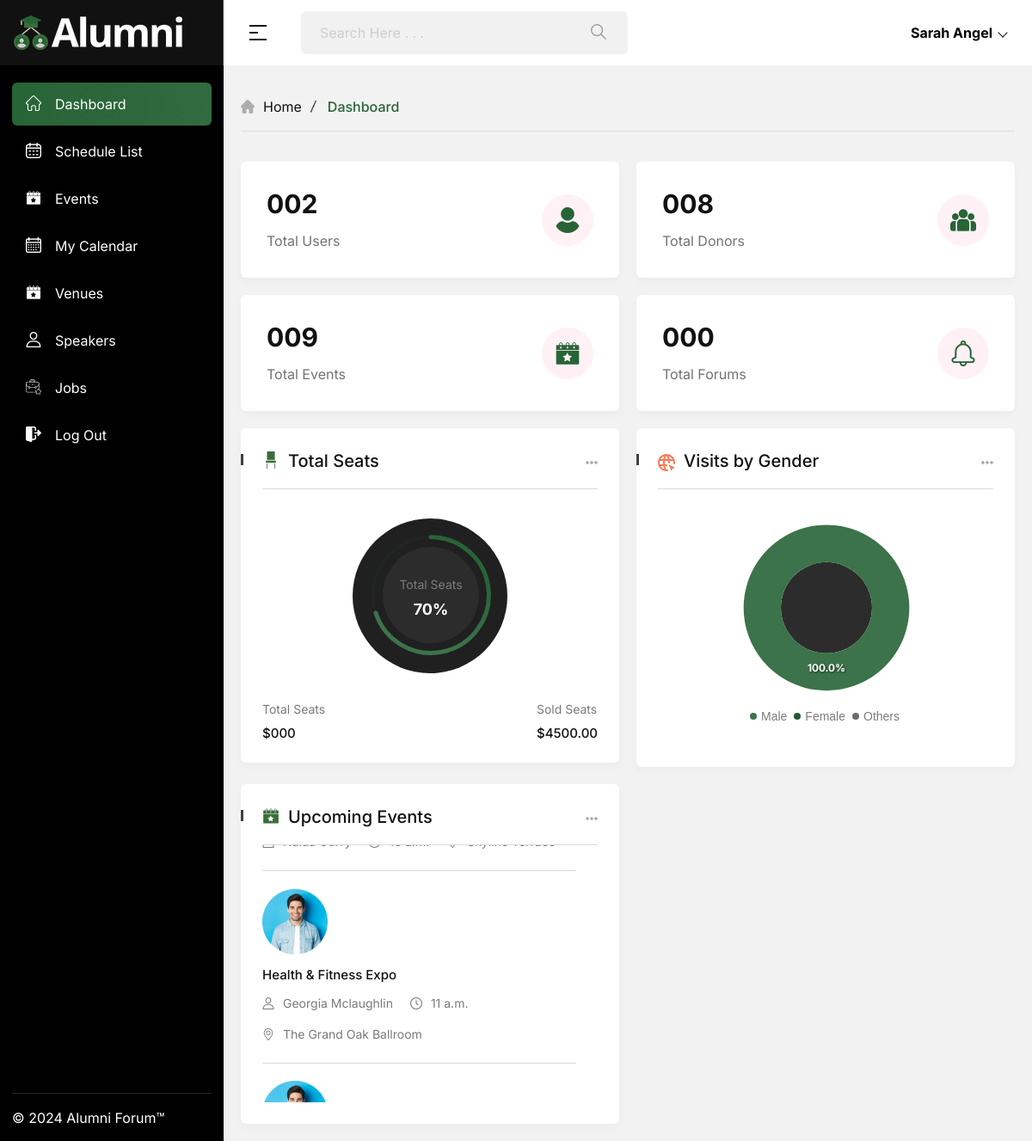
Screenshot of / (signed in) with the database file from the repository.
### apps/users/models.py (models this page shows, shortened)
class Account(AbstractBaseUser):
    GENDER_CHOICES = (
        ('male', 'Male'),
        ('female', 'Female'),
        ('other', 'Other'),
    )
    name = models.CharField(max_length=100, null=True)
    email = models.EmailField(verbose_name='email', max_length=60, unique=True)
    gender = models.CharField(choices=GENDER_CHOICES, default='male', max_length=10)
    is_admin = models.BooleanField(default=False)
    is_active = models.BooleanField(default=True)
    is_staff = models.BooleanField(default=False)
    is_superuser = models.BooleanField(default=False)
    created_at = models.DateTimeField(auto_now_add=True)
    updated_at = models.DateTimeField(auto_now=True)
    USERNAME_FIELD = 'email'
    objects = MyAccountManager()
    @property
    def get_short_name(self):
        return self.name if self.name else self.email.split('@')[0]

class Event(models.Model):
    EVENT_TYPES = (
        ('Everyone', 'Everyone'),
        ('Adults', 'Adults'),
        ('Children', 'Children'),
    )
    EVENT_STATUSES = (
        ('Confirmed', 'Confirmed'),
        ('Pending', 'Pending'),
        ('Children', 'Children'),
    )
    title = models.CharField(max_length=100)
    slug = models.SlugField(unique=True)
    image = models.ImageField(upload_to="events/")
    event_type = models.CharField(max_length=10, choices=EVENT_TYPES, default="Everyone")
    details = models.TextField()
    date = models.DateField()
    time = models.TimeField()
    ticket_price = models.IntegerField()
    speaker = models.ForeignKey('users.Speaker', on_delete=models.CASCADE)
    venue = models.ForeignKey('users.Venue', on_delete=models.SET_NULL, null=True, blank=True)
    total_seats = models.IntegerField()
    total_views = models.IntegerField(default=1)
    event_status = models.CharField(max_length=10, choices=EVENT_STATUSES, default="Confirmed")
    created_at = models.DateTimeField(auto_now_add=True)
    updated_at = models.DateTimeField(auto_now=True)
    def get_absolute_url(self):
        return reverse("users:event", kwargs={
            'slug': self.slug
        })

class Speaker(models.Model):
    GENDER_CHOICES = (
        ('Male', 'Male'),
        ( 'Female','Female'),
        ('Other', 'Other')
    )
    name = models.CharField(max_length=100)
    email = models.EmailField(max_length=100)
    bio = models.TextField()
    phone = models.CharField(max_length=20, blank=True, null=True)
    career = models.CharField(max_length=50, default='Speaker')
    gender = models.CharField(max_length=6, null=True, blank=True, choices=GENDER_CHOICES)
    image = models.ImageField(upload_to="speakers/", null=True)
    created_at = models.DateTimeField(auto_now_add=True)
    updated_at = models.DateTimeField(auto_now=True)

class Venue(models.Model):
    name = models.CharField(max_length=100)
    location = models.CharField(max_length=100)
    capacity = models.IntegerField()
    details = models.TextField(null=True)
    image = models.ImageField(upload_to="venues/", null=True)
    created_at = models.DateTimeField(auto_now_add=True)
    updated_at = models.DateTimeField(auto_now=True)
    def __str__(self):
        return self.name

### apps/users/views.py (the view)
# urls.py: path('', views.home, name='home'),
@login_required
def home(request):
    all_users = Account.objects.all()
    total_users = str(all_users.count()).zfill(3)
    total_speakers = str(Speaker.objects.count()).zfill(3)
    total_events = str(Event.objects.count()).zfill(3)
    total_tickets = str(Ticket.objects.count()).zfill(3)
    total_male = all_users.filter(gender='male').count()
    total_female = all_users.filter(gender='female').count()
    total_other = all_users.filter(gender='other').count()
    upcoming_events = Event.objects.all().order_by('-date')[:3]
    return render(request, 'dashboard.html', {
        'total_users': total_users,
        'total_speakers': total_speakers,
        'total_events': total_events,
        'total_tickets': total_tickets,
        'total_male': total_male,
        'total_female': total_female,
        'total_others': total_other,
        'upcoming_events': upcoming_events,
        'page': 'home',
    })

### templates/dashboard.html (shortened to what this page needs)
{% extends 'base.html' %} {% load static %} {% block content %}
<div class="app__slide-wrapper">
  <div class="row">
    <div class="col-xl-12">
      <div class="breadcrumb__wrapper mb-35">
        <div class="breadcrumb__inner">
          <div class="breadcrumb__icon">
            <i class="flaticon-home"></i>
          </div>
          <div class="breadcrumb__menu">
            <nav>
              <ul>
                <li>
                  <span><a href="{% url 'users:home' %}">Home</a></span>
                </li>
                <li class="active"><span>Dashboard</span></li>
              </ul>
            </nav>
          </div>
        </div>
      </div>
    </div>
  </div>
  <div class="row g-20">
    <div class="col-xxl-3 col-xl-6 col-lg-6 col-md-6">
      <div class="expovent__count-item mb-20">
        <div class="expovent__count-content">
          <h3 class="expovent__count-number">{{ total_users }}</h3>
          <span class="expovent__count-text">Total Users</span>
        </div>
        <div class="expovent__count-icon">
          <i class="flaticon-user-1"></i>
        </div>
      </div>
    </div>
    <div class="col-xxl-3 col-xl-6 col-lg-6 col-md-6">
      <div class="expovent__count-item mb-20">
        <div class="expovent__count-content">
          <h3 class="expovent__count-number">{{ total_speakers }}</h3>
          <span class="expovent__count-text">Total Donors</span>
        </div>
        <div class="expovent__count-icon">
          <i class="flaticon-group"></i>
        </div>
      </div>
    </div>
    <div class="col-xxl-3 col-xl-6 col-lg-6 col-md-6">
      <div class="expovent__count-item mb-20">
        <div class="expovent__count-content">
          <h3 class="expovent__count-number">{{ total_events }}</h3>
          <span class="expovent__count-text">Total Events</span>
        </div>
        <div class="expovent__count-icon">
          <i class="flaticon-reminder"></i>
        </div>
      </div>
    </div>
    <div class="col-xxl-3 col-xl-6 col-lg-6 col-md-6">
      <div class="expovent__count-item mb-20">
        <div class="expovent__count-content">
          <h3 class="expovent__count-number">{{ total_tickets }}</h3>
          <span class="expovent__count-text">Total Forums</span>
        </div>
        <div class="expovent__count-icon">
          <i class="flaticon-notification-1"></i>
        </div>
      </div>
    </div>
  </div>
  <div class="row g-20">
    <div class="col-xxl-3 col-xl-6 col-lg-6 col-md-6">
      <div class="card__wrapper total__seat-wapper">
        <div class="card__header mb-35">
          <div class="card__header-top">
            <div class="card__title-inner">
              <div class="card__header-icon">
                <i class="flaticon-chair-2"></i>
              </div>
              <div class="card__header-title">
                <h4>Total Seats</h4>
              </div>
            </div>
            <div class="card__header-right">
              <div class="card__header-dropdown">
                <div class="dropdown">
                  <button>
                  </button>
                </div>
              </div>
            </div>
          </div>
        </div>
        <div class="total__seat-progress">
          <div id="radialChart"></div>
          <div class="redialchart__content">
            <div class="redialchart__info">
              <span>Total Seats</span>
              <h4>${{ total_tickets }}</h4>
            </div>
            <div class="redialchart__info">
              <span>Sold Seats</span>
              <h4>$4500.00</h4>
            </div>
          </div>
        </div>
      </div>
    </div>
    <div class="col-xxl-3 col-xl-6 col-lg-6 col-md-6">
      <div class="card__wrapper total__seat-wapper">
        <div class="card__header mb-35">
          <div class="card__header-top">
            <div class="card__title-inner">
              <div class="card__header-icon">
              </div>
              <div class="card__header-title">
                <h4>Visits by Gender</h4>
              </div>
            </div>
            <div class="card__header-right">
              <div class="card__header-dropdown">
                <div class="dropdown">
                  <button>
                  </button>
                </div>
              </div>
            </div>
          </div>
        </div>
        <div class="total__seat-progress">
          <div id="pieChart"></div>
        </div>
      </div>
    </div>
    <div class="col-xxl-6 col-xl-6">
      <div class="card__wrapper">
        <div class="card__header">
          <div class="card__header-top">
            <div class="card__title-inner">
              <div class="card__header-icon">
                <i class="flaticon-reminder"></i>
              </div>
              <div class="card__header-title">
                <h4>Upcoming Events</h4>
              </div>
            </div>
            <div class="card__header-dropdown">
              <div class="dropdown">
                <button>
                </button>
              </div>
            </div>
          </div>
        </div>
        <div class="scroll-w-1 card__scroll">
          <div class="card__inner">
            <div class="card-body">
              {% for event in upcoming_events %}
              <div class="news__item">
                <div class="news__item-inner">
                  <div class="news__thumb">
                    <a href="{{ event.get_absolute_url }}">
                      {% if not event.image %}
                      <img src="{{ event.image.url }}" alt="image not found" />
                      {% else %}
                      <img src="{% static 'img/blog/meta/01.png' %}" alt="image not found" />
                      {% endif %}
                    </a>
                  </div>
                  <div class="news__content">
                    <h4 class="news__title"><a href="{{ event.get_absolute_url }}">{{ event.title }}</a></h4>
                    <div class="news__meta">
                      <div class="news__meta-status">
                        <span><i class="flaticon-user"></i></span>
                        <span>{{ event.speaker.name }}</span>
                      </div>
                      <div class="news__meta-status">
                        <span><i class="flaticon-clock"></i></span>
                        <span>{{ event.time }}</span>
                      </div>
                      <div class="news__meta-status">
                        <span><i class="flaticon-placeholder-1"></i></span>
                        <span>{{ event.venue }}</span>
                      </div>
                    </div>
                  </div>
                </div>
              </div>
              {% empty %}
              There are currently no upcoming event
              {% endfor %}
            </div>
          </div>
        </div>
      </div>
    </div>
  </div>
</div>
{% endblock %}

### templates/includes/navbar.html (shortened to what this page needs)
{% load static %}
<div class="app__header__area">
    <div class="app__header-inner">
      <div class="app__header-left">
        <a id="sidebar__active" class="app__header-toggle" href="javascript:void(0)">
          <div class="bar-icon-2">
            <span></span>
            <span></span>
            <span></span>
          </div>
        </a>
        <form class="app__herader-input p-relative" method="get" action="{% url 'users:events' %}">
          <input type="search" name="query" placeholder="Search Here . . ." value="{{ query }}" />
          <button type="submit"><i class="flaticon-loupe"></i></button>
        </form>
      </div>
      <div class="app__header-right">
        {% if request.user.is_authenticated %}
        <div class="nav-item p-relative">
          <a id="userportfolio" href="#">
            <div class="user__portfolio">
              <div class="user__content">
                <b>{{ request.user.get_short_name }}</b>
              </div>
            </div>
          </a>
        </div>
        {% endif %}
      </div>
    </div>
  </div>

### assets/css/spacing.css (style rules this page uses)
.mb-20 { margin-bottom:20px }
.mb-35 { margin-bottom:35px }

### assets/css/notifications.css (style rules this page uses)
:root { --success: #22C55E; --info: #3B82F6; --warning: #F97316; --error: #EF4444; }

### assets/css/custom.css (style rules this page uses)
.user__content { margin-right: 1em; }
.scroll-w-1.card__scroll { display: flex; justify-content: center; align-items: center; }

### rows the page displays
Account: user.get_short_name "Sarah Angel"
Event: title "Health & Fitness Expo", speaker.name "Georgia Mclaughlin", time "11 a.m.", venue "The Grand Oak Ballroom"

### other values shown
{{ total_users }} "002"
{{ total_speakers }} "008"
{{ total_events }} "009"
{{ total_tickets }} "000"
